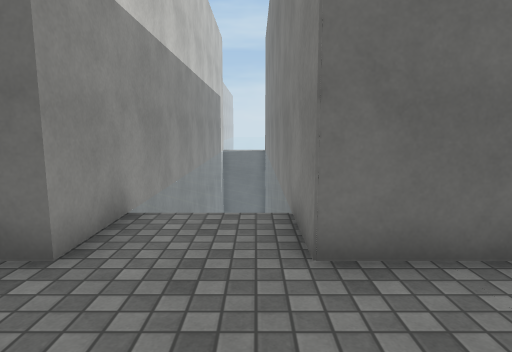
[1] (above)

16 first-person views from a walk through a Unity game level. The camera is 1.4 m above the floor, tilts 8° down and sees 75° across. The floor is counted in squares, 1 m on a side. Each view is taken from the middle of a square. On the plan, view 1 faces up. The plan holds only what a view shows up to about 15 squares ahead; the rest is blank. The place goes on beyond the plan. The player character is not drawn. Surface patterns are stand-ins for the level's own textures.

[2]
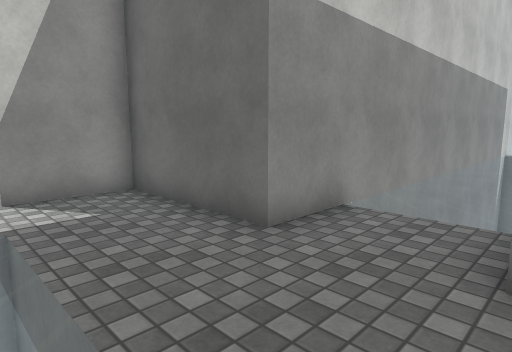

[3]
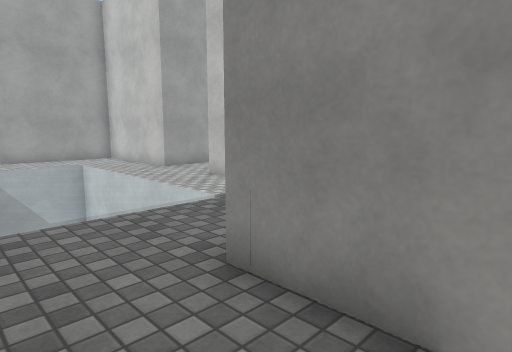

[4]
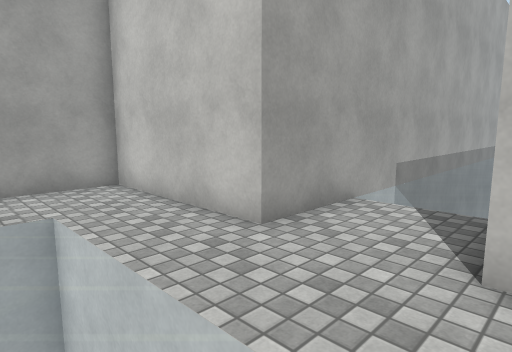

[5]
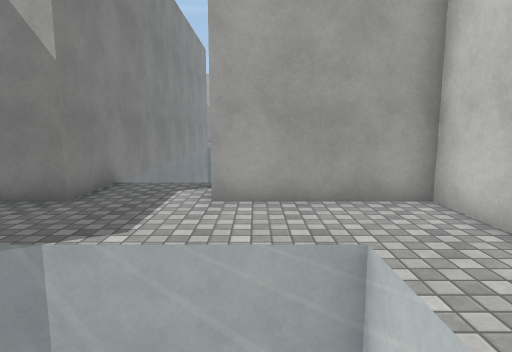

[6]
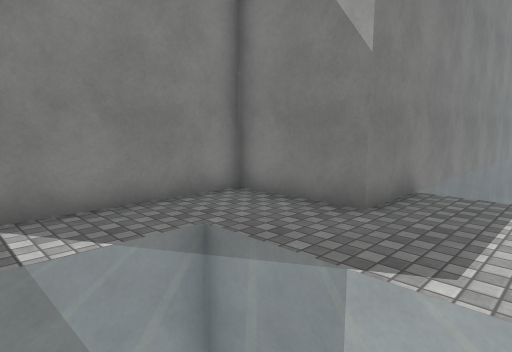

[7]
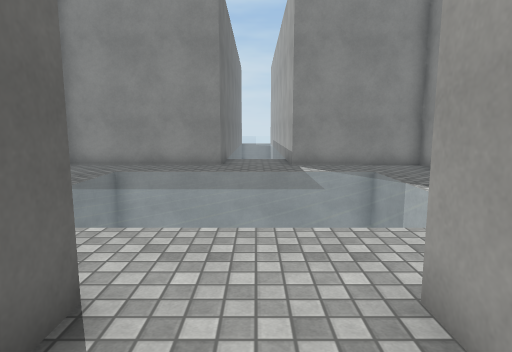

[8]
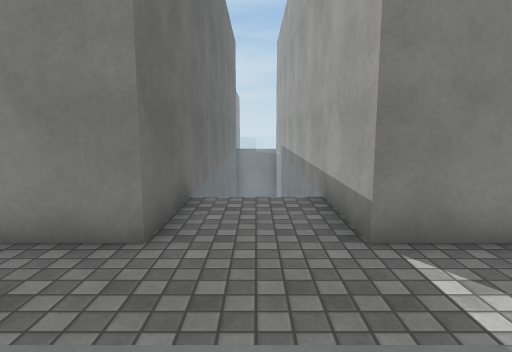

[9]
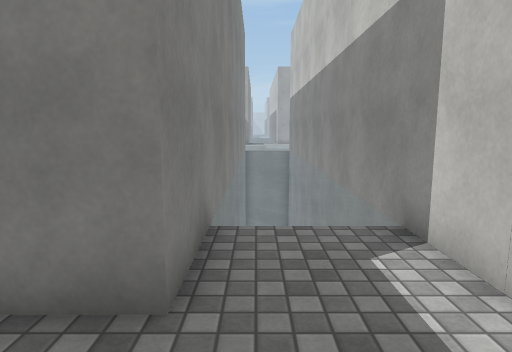

[10]
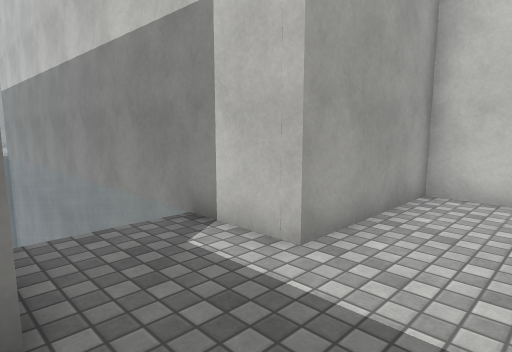

[11]
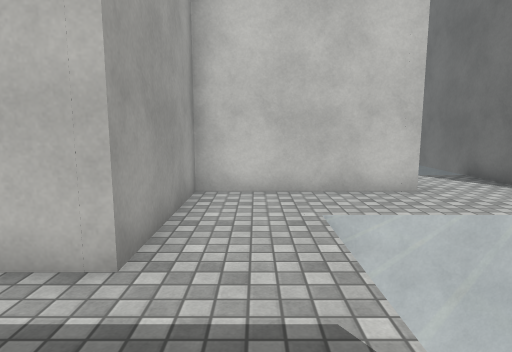

[12]
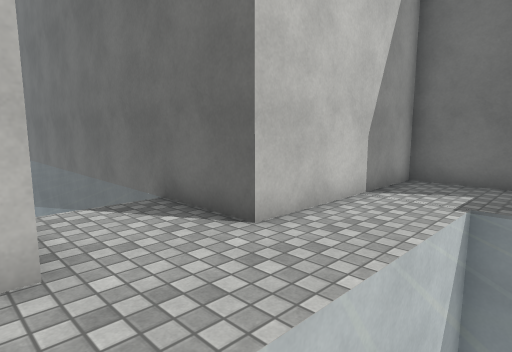

[13]
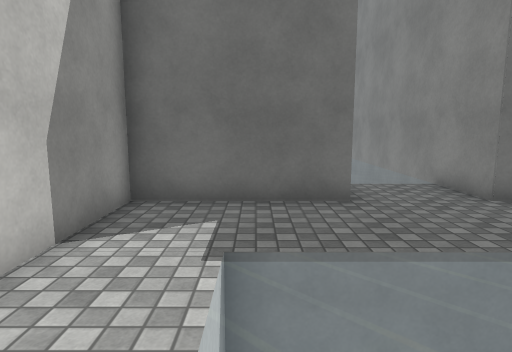

[14]
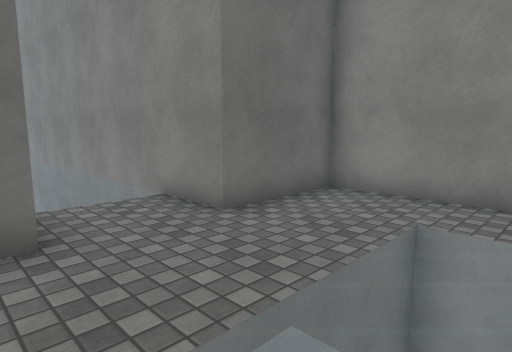

[15]
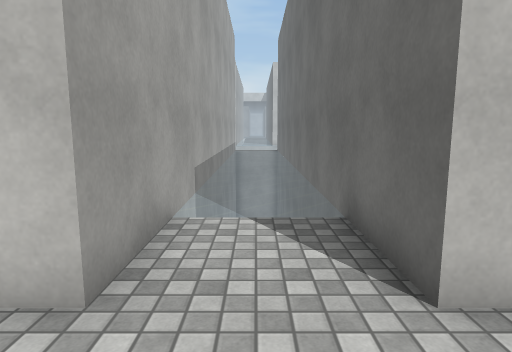

[16]
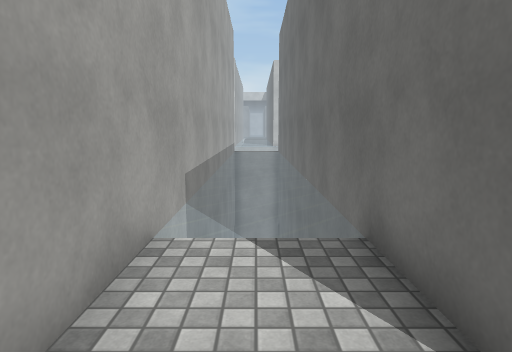

### Floor plan
Points are (right, up) in squares from view 1. A wall is a line through its corners. A room is listed if a view was taken in it or the views show most of it. See-through windows are left out.
Room 1 (views 1, 2, 3, 4, 5, 6, 7, 8, 9, 10, 11, 12, 13, 14, 15, 16)
walls: (7.5, -2.6) (4, -2.6) (4, 3.4) (0.7, 3.4) (0.7, 16.9); (-20.5, -5.3) (-6.5, -5.3) (-6.5, -10.4) (-2.2, -10.4) (-2.2, -25.5); (0.7, -23.8) (0.7, -10.4) (4, -10.4) (4, -5.3) (7.5, -5.3); (-2.2, 17.5) (-2.2, 3.4) (-6.5, 3.4) (-6.5, -2.6) (-20.5, -2.6)

Where each view was taken, in squares from view 1:
view 1: 0 up, 0 right, facing up
view 2: 0 up, 1 right, facing up-left
view 3: 6 up, 0 right, facing down-left
view 4: 2 down, 3 left, facing down-left
view 5: 4 down, 3 left, facing down
view 6: 5 down, 2 left, facing down-right
view 7: 4 down, 9 left, facing right
view 8: 4 down, 0 right, facing right
view 9: 8 down, 0 right, facing down
view 10: 8 down, 1 right, facing down-left
view 11: 9 down, 1 right, facing left
view 12: 6 down, 3 left, facing up-left
view 13: 3 down, 4 left, facing up
view 14: 1 down, 3 left, facing up-right
view 15: 4 down, 4 left, facing left
view 16: 4 down, 5 left, facing left
